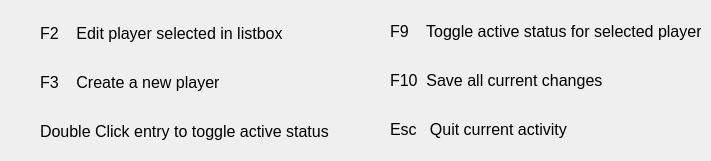
<?xml version="1.0" encoding="UTF-8"?>
<ui version="4.0">
 <class>playersactivitypanel</class>
 <widget class="QWidget" name="playersactivitypanel">
  <property name="geometry">
   <rect>
    <x>0</x>
    <y>0</y>
    <width>711</width>
    <height>161</height>
   </rect>
  </property>
  <property name="font">
   <font>
    <pointsize>12</pointsize>
    <fontweight>Medium</fontweight>
   </font>
  </property>
  <property name="windowTitle">
   <string>Cribbage Grass Roots</string>
  </property>
  <widget class="QWidget" name="playersactivitywidget" native="true">
   <property name="geometry">
    <rect>
     <x>0</x>
     <y>0</y>
     <width>711</width>
     <height>161</height>
    </rect>
   </property>
   <widget class="QWidget" name="verticalLayoutWidget_2">
    <property name="geometry">
     <rect>
      <x>40</x>
      <y>12</y>
      <width>311</width>
      <height>141</height>
     </rect>
    </property>
    <layout class="QVBoxLayout" name="verticalLayout_2">
     <item>
      <widget class="QLabel" name="playersF2ActivityLabel">
       <property name="text">
        <string>F2    Edit player selected in listbox</string>
       </property>
      </widget>
     </item>
     <item>
      <widget class="QLabel" name="playersF3ActivityLabel">
       <property name="text">
        <string>F3    Create a new player</string>
       </property>
      </widget>
     </item>
     <item>
      <widget class="QLabel" name="playersDoubleClickActivityLabel">
       <property name="text">
        <string>Double Click entry to toggle active status</string>
       </property>
      </widget>
     </item>
    </layout>
   </widget>
   <widget class="QWidget" name="verticalLayoutWidget_3">
    <property name="geometry">
     <rect>
      <x>390</x>
      <y>10</y>
      <width>311</width>
      <height>141</height>
     </rect>
    </property>
    <layout class="QVBoxLayout" name="verticalLayout_6">
     <item>
      <widget class="QLabel" name="playersF9ActivityLabel">
       <property name="text">
        <string>F9    Toggle active status for selected player</string>
       </property>
      </widget>
     </item>
     <item>
      <widget class="QLabel" name="playersF10ActivityLabel">
       <property name="text">
        <string>F10  Save all current changes</string>
       </property>
      </widget>
     </item>
     <item>
      <widget class="QLabel" name="playersEscActivityLabel">
       <property name="text">
        <string>Esc   Quit current activity</string>
       </property>
      </widget>
     </item>
    </layout>
   </widget>
  </widget>
 </widget>
 <resources/>
 <connections/>
</ui>
